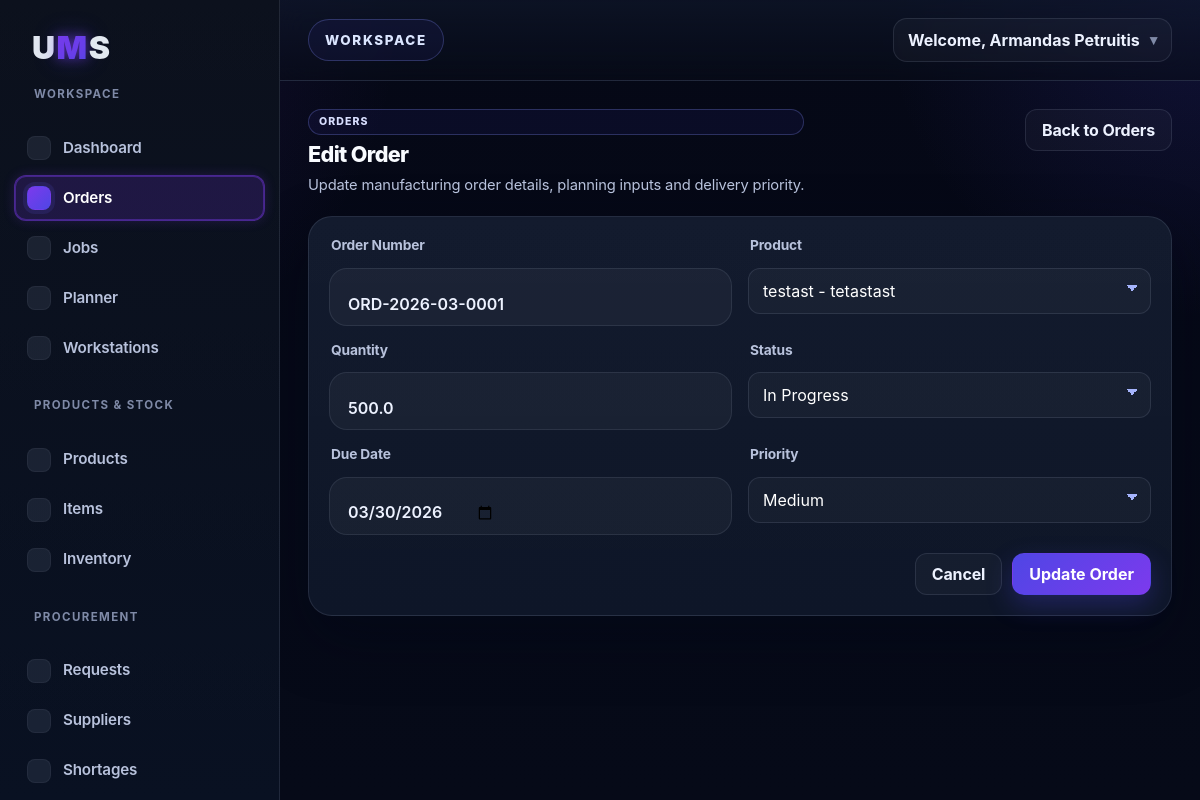
Screenshot of /orders/edit/8 (signed in) with the database file from the repository.
### tables this page shows
CREATE TABLE orders (
        id INTEGER PRIMARY KEY AUTOINCREMENT,
        order_number TEXT,
        customer TEXT,
        status TEXT,
        due_date TEXT,
        priority TEXT
    , product_id INTEGER, quantity REAL DEFAULT 1, materials_reserved INTEGER NOT NULL DEFAULT 0, company_id INTEGER);

CREATE TABLE products (
        id INTEGER PRIMARY KEY AUTOINCREMENT,
        product_code TEXT NOT NULL,
        product_name TEXT NOT NULL,
        description TEXT,
        measurement_unit TEXT NOT NULL
    , time_per_unit REAL NOT NULL DEFAULT 0, stock_quantity REAL NOT NULL DEFAULT 0, company_id INTEGER);

### app.py (the view, shortened to what this page needs)
@app.route("/orders/edit/<int:order_id>", methods=["GET", "POST"])
def edit_order(order_id):
    if not is_logged_in():
        return redirect(url_for("login"))
    company_id = get_company_id()
    conn = sqlite3.connect("database.db")
    cursor = conn.cursor()
    cursor.execute("""
        SELECT id, order_number, product_id, quantity, status, due_date, priority
        FROM orders
        WHERE id = ? AND company_id = ?
    """, (order_id, company_id))
    row = cursor.fetchone()
    if row is None:
        conn.close()
        return "Order not found", 404
    order = {
        "id": row[0],
        "order_number": row[1],
        "product_id": row[2],
        "quantity": row[3] if row[3] is not None else 1,
        "status": row[4],
        "due_date": row[5],
        "priority": row[6]
    }
    cursor.execute("""
        SELECT id, product_code, product_name
        FROM products
        WHERE company_id = ?
        ORDER BY product_name ASC
    """, (company_id,))
    products = cursor.fetchall()
    conn.close()
    return render_template(
        "edit_order.html",
        order=order,
        products=products,
        active_page="orders"
    )

### app.py (called while the page is built, shortened)
def is_logged_in():
    return "user_id" in session

def get_company_id():
    company_id = session.get("company_id")
    if not company_id:
        raise ValueError("Missing company_id in session.")
    return company_id

def get_current_user_role():
    return (session.get("user_role") or "worker").strip().lower()

def get_role_default_permissions(role):
    return set(ROLE_DEFAULT_PERMISSIONS.get((role or "worker").lower(), set()))

def get_user_permission_overrides(user_id):
    conn = sqlite3.connect("database.db")
    cursor = conn.cursor()
    cursor.execute("""
        SELECT permission_key, allowed
        FROM user_permissions
        WHERE user_id = ?
    """, (user_id,))
    rows = cursor.fetchall()
    conn.close()
    overrides = {}
    for permission_key, allowed in rows:
        overrides[permission_key] = bool(allowed)
    return overrides

def get_effective_permissions(user_id=None, role=None):
    if user_id is None:
        user_id = session.get("user_id")
    if role is None:
        role = get_current_user_role()
    permissions = set(get_role_default_permissions(role))
    overrides = get_user_permission_overrides(user_id)
    for permission_key, allowed in overrides.items():
        if allowed:
            permissions.add(permission_key)
        else:
            permissions.discard(permission_key)
    return permissions

@app.context_processor
def inject_permissions():
    effective_permissions = get_effective_permissions()
    return {
        "current_user_role": get_current_user_role(),
        "effective_permissions": effective_permissions,
        "has_permission_ui": lambda permission_key: permission_key in effective_permissions,
        "all_permission_keys": ALL_PERMISSION_KEYS,
    }

### templates/edit_order.html (shortened to what this page needs)
{% extends "base.html" %}
{% block content %}
<div class="jobs-header">
  <div class="jobs-header-left">
    <span class="eyebrow-label">Orders</span>
    <h1>Edit Order</h1>
    <p>Update manufacturing order details, planning inputs and delivery priority.</p>
  </div>
  <div class="jobs-header-right">
    <a href="{{ url_for('orders') }}" class="dashboard-btn secondary">Back to Orders</a>
  </div>
</div>
<div class="dashboard-form-card product-form-card">
  <form method="POST" class="order-form">
    <div class="form-grid form-grid-2">
      <div class="form-group">
        <label for="order_number">Order Number</label>
        <input
          type="text"
          id="order_number"
          name="order_number"
          value="{{ order.order_number }}"
          required
        >
      </div>
      <div class="form-group">
        <label for="product_id">Product</label>
        <select id="product_id" name="product_id" required>
          {% for product in products %}
            <option value="{{ product[0] }}" {% if order.product_id == product[0] %}selected{% endif %}>
              {{ product[1] }} - {{ product[2] }}
            </option>
          {% endfor %}
        </select>
      </div>
      <div class="form-group">
        <label for="quantity">Quantity</label>
        <input
          type="number"
          step="0.01"
          id="quantity"
          name="quantity"
          value="{{ order.quantity }}"
          required
        >
      </div>
      <div class="form-group">
        <label for="status">Status</label>
        <select id="status" name="status" required>
          <option value="In Progress" {% if order.status == "In Progress" %}selected{% endif %}>In Progress</option>
        </select>
      </div>
      <div class="form-group">
        <label for="due_date">Due Date</label>
        <input
          type="date"
          id="due_date"
          name="due_date"
          value="{{ order.due_date }}"
          required
        >
      </div>
      <div class="form-group">
        <label for="priority">Priority</label>
        <select id="priority" name="priority" required>
          <option value="Medium" {% if order.priority == "Medium" %}selected{% endif %}>Medium</option>
        </select>
      </div>
    </div>
    <div class="form-actions">
      <a href="{{ url_for('orders') }}" class="dashboard-btn secondary">Cancel</a>
      <button type="submit" class="dashboard-btn primary">Update Order</button>
    </div>
  </form>
</div>
{% endblock %}

### rows the page displays
orders: order_number "ORD-2026-03-0001", product_id "testast - tetastast", quantity "500.0", status "In Progress", due_date "03/30/2026", priority "Medium"

### other values shown
{{ session.get('user_name') }} "Armandas Petruitis"
